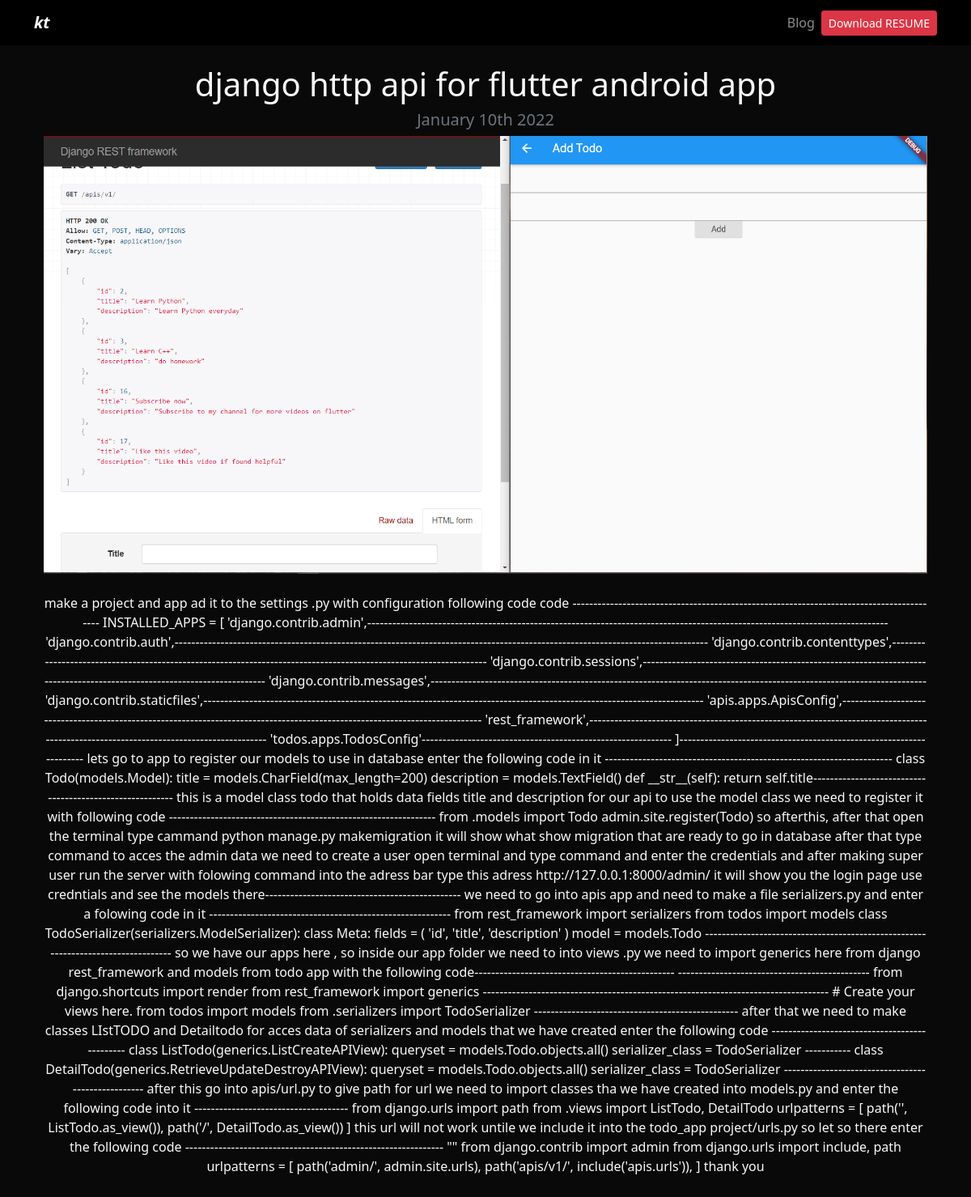
The page /blog/1 on the database its author committed.
### blog/models.py (models this page shows, shortened)
class Post(models.Model):
    title = models.CharField(max_length=100)
    description = models.TextField()
    image = models.ImageField(upload_to="blog/images")
    date = models.DateField(default=datetime.date.today)

### blog/views.py (the view)
# urls.py: path("<int:post_id>", views.post_detail, name="post_detail"),
def post_detail(request, post_id):
    post = get_object_or_404(Post, pk=post_id)
    return render(request, "post_detail.html", {"post": post})

### blog/templates/post_detail.html
{% extends 'layout.html' %}
{% block content %}
<div class="text-center">
  <h1>{{post.title}}</h1>
  <h2 class="my-2 h5 text-muted">{{post.date|date:'F jS Y'}}</h2>
  <img src="{{post.image.url}}" alt="{{post.title}}" class="img-fluid">
  <div class="my-4">
  {{post.description|safe}}
  </div>
</div>
{% endblock %}

### portfolio/static/main.css (style rules this page uses)
body { background: #090909; }

### rows shown on the page
Post: title "django http api for flutter android app", date "January 10th 2022", image (picture), description "make a project and app ad it to the settings .py with configuration following code code ----------------------------------------------------------------------------------------- INSTALLED_APPS = [ 'django.contrib.admin',----------------------------------------------------------------------------------------------------------------------------- 'django.contrib.auth',-------------------------------------------------------------------------------------------------------------------------------- 'django.contrib.contenttypes',------------------------------------------------------------------------------------------------------------------…"
